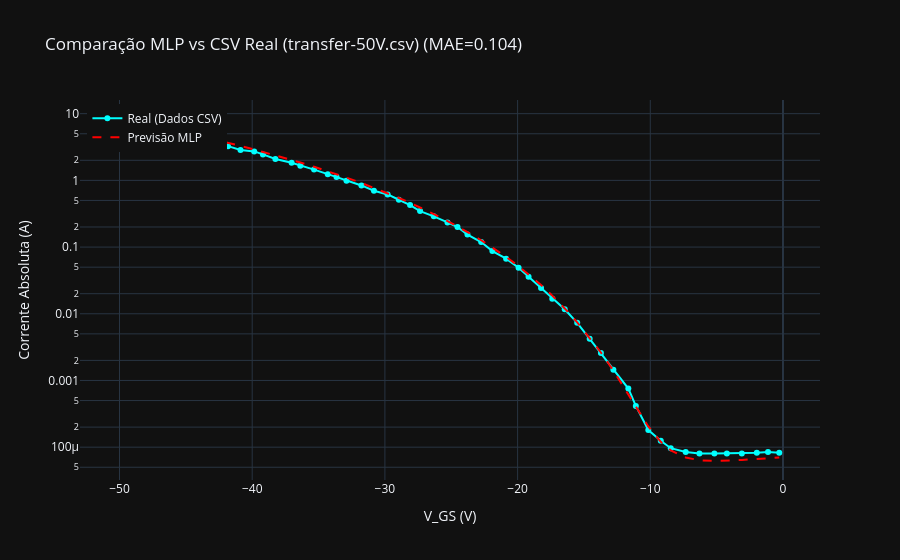

The notebook cell saved with this chart:
### Code cell
# 2. Carregar a Curva Real (V e I)
df_test = pd.read_csv(TEST_CSV_PATH, header=None)
V_real = df_test.iloc[:, 0].values.astype(float)
I_real = df_test.iloc[:, 1].values.astype(float)

# 3. Executar o Plot de Comparação

plot_curve_comparison(
    V_data=V_real,
    I_real=I_real*1e6,
    V_fixed=V_FIXED_TEST,
    is_transfer=IS_TRANSFER_TEST,
    
    # O argumento mlp_model é a tupla: (função_prep_X, modelo, scaler_X, scaler_y)
    mlp_model=(prepare_mlp_features, trained_model, feature_scaler, target_scaler), 
    
    yscale="log", # Visualize na escala logarítmica para ver o comportamento de sub-limiar
    title=f"Comparação MLP vs CSV Real ({os.path.basename(TEST_CSV_PATH)})"
)

### Figure 1 — Plotly figure (JSON) as saved in the notebook; plotly's stock layout.template omitted (floating-point values rounded to 4 significant figures)
{"data": [{"line": {"color": "cyan"}, "mode": "lines+markers", "name": "Real (Dados CSV)", "type": "scatter", "x": [-49.91, -49.25, -48.4, -47.46, -46.33, -45.58, -44.45, -43.42, -42.67, -41.82, -40.88, -39.85, -39.19, -38.25, -37.03, -36.37, -35.34, -34.3, -33.65, -32.89, -31.77, -30.83, -29.79, -28.95, -28.1, -27.35, -26.32, -25.28, -24.53, -23.78, -22.74, -21.9, -20.86, -19.92, -19.17, -18.23, -17.39, -16.45, -15.51, -14.57, -13.72, -12.78, -11.65, -11.09, -10.15, -9.211, -8.459, -7.331, -6.297, -5.169, -4.229, -3.102, -1.974, -1.128, -0.282], "y": [7.31, 7.31, 6.42, 6.09, 5.49, 4.82, 4.46, 4.02, 3.53, 3.26, 2.86, 2.72, 2.45, 2.09, 1.84, 1.66, 1.45, 1.24, 1.12, 0.983, 0.84, 0.7, 0.615, 0.512, 0.427, 0.346, 0.289, 0.234, 0.2, 0.154, 0.119, 0.087, 0.0671, 0.049, 0.0359, 0.0243, 0.0168, 0.0117, 0.00731, 0.00423, 0.00258, 0.00145, 0.000757, 0.000416, 0.000181, 0.000125, 9.66e-05, 8.48e-05, 8.05e-05, 8.05e-05, 8.05e-05, 8.05e-05, 8.26e-05, 8.48e-05, 8.26e-05]}, {"line": {"color": "red", "dash": "dash"}, "mode": "lines", "name": "Previsão MLP", "type": "scatter", "x": [-49.91, -49.25, -48.4, -47.46, -46.33, -45.58, -44.45, -43.42, -42.67, -41.82, -40.88, -39.85, -39.19, -38.25, -37.03, -36.37, -35.34, -34.3, -33.65, -32.89, -31.77, -30.83, -29.79, -28.95, -28.1, -27.35, -26.32, -25.28, -24.53, -23.78, -22.74, -21.9, -20.86, -19.92, -19.17, -18.23, -17.39, -16.45, -15.51, -14.57, -13.72, -12.78, -11.65, -11.09, -10.15, -9.211, -8.459, -7.331, -6.297, -5.169, -4.229, -3.102, -1.974, -1.128, -0.282], "y": [8.256, 7.779, 7.195, 6.583, 5.899, 5.472, 4.874, 4.368, 4.025, 3.662, 3.286, 2.906, 2.68, 2.38, 2.026, 1.851, 1.598, 1.371, 1.239, 1.1, 0.9122, 0.7744, 0.6409, 0.5449, 0.4599, 0.3929, 0.3129, 0.2458, 0.2042, 0.1681, 0.1266, 0.09874, 0.07126, 0.05168, 0.03919, 0.02698, 0.01871, 0.01202, 0.007418, 0.004388, 0.00263, 0.001411, 0.0006162, 0.0004006, 0.0002043, 0.0001202, 8.977e-05, 7.002e-05, 6.369e-05, 6.207e-05, 6.265e-05, 6.438e-05, 6.658e-05, 6.831e-05, 7.002e-05]}], "layout": {"legend": {"x": 0.01, "xanchor": "left", "y": 0.99, "yanchor": "top"}, "title": {"text": "Comparação MLP vs CSV Real (transfer-50V.csv) (MAE=0.104)"}, "xaxis": {"title": {"text": "V_GS (V)"}}, "yaxis": {"title": {"text": "Corrente Absoluta (A)"}, "type": "log"}}}
